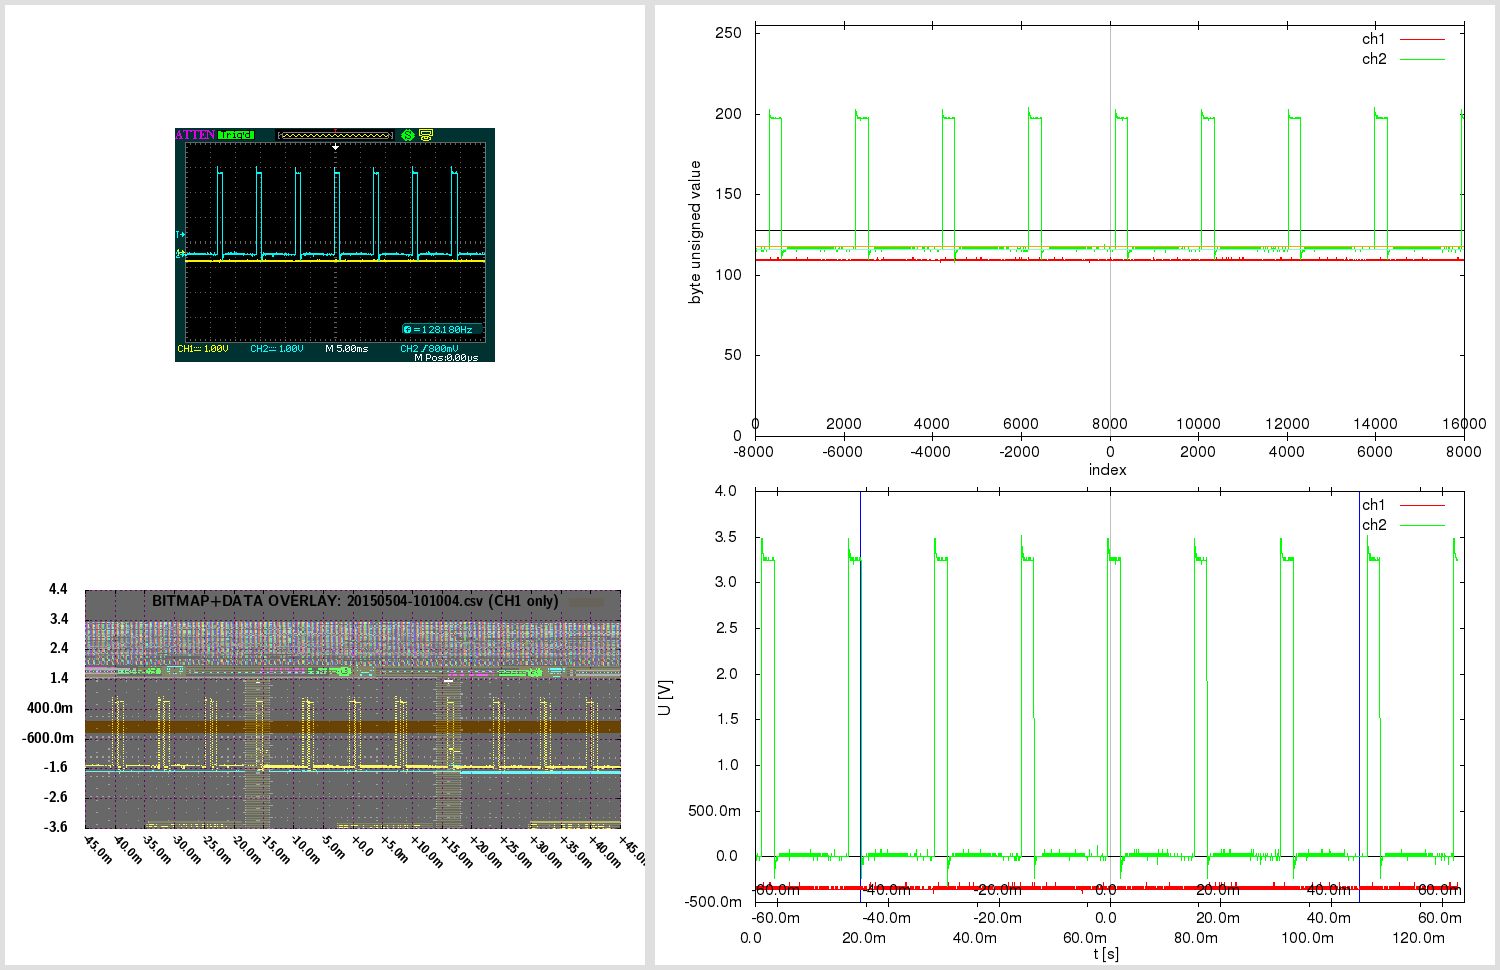

The gnuplot source for this figure:

# 20150504-101004.gnuplot [generated by /home/warreee/attenload/adsparse-wave.pl]
# single gnuplot file, with two potentially independent scripts
# generates three plots: one based on integer, other based on real (SI) values
# and one bitmap overlay - and then montages them using ImageMagick

# attengrab .csv can just be centered (over t)
# -> the x=0 (t=0) will correspond to scope center
# (but .DAV/.CSV will also need extra sample alignment)

# in Linux, to see available fonts, do:
# fc-list --verbose | grep 'fullname:' | less
# the two fonts used here:
# LMSansDemiCond10-Regular or "Latin Modern Sans Demi Cond"; and Helvetica
# Helvetica doesn't even get reported on my system:
# $ fc-list --verbose | grep 'fullname:' | grep -i 'Helvetica\|Demi Cond'
#	fullname: "LM Sans Demi Cond 10 Regular"(s) "LMSansDemiCond10-Regular"(s)


print "Gnuplotting..."

## "master settings" (shared between both parts of script)

# line color - specified by linestyles
set style line 1 linetype 1 linecolor rgb "red"
set style line 2 linetype 1 linecolor rgb "green"
set style line 3 linetype 1 linecolor rgb "orange"
set style line 4 linetype 1 linecolor rgb "aquamarine"
set style line 5 linetype -1 linecolor rgb "black"
set style line 6 linetype -1 linecolor rgb "gray"
set style line 7 linetype 1 linecolor rgb "blue"


# VARIABLES ########### ########### ###########

fnbase="20150504-101004"
fn_bmp = fnbase . ".bmp"
fn_pngr = fnbase . "_r.png"
fn_pngi = fnbase . "_i.png"
fn_pngov = fnbase . "_ov.png"
fn_pngt = fnbase . "_tmp.png"
fn_pngo = fnbase . ".png"

# scope screen(shot) properties
tdiv = 0.005          # T/DIV (50e-9)
toffs = 0        # time offset (scope) (200e-9)
vdiv1 = 1        # V/DIV CH1 (500e-3)
vdiv2 = 1         # V/DIV CH2 (50e-3)
voffs1 = -0.4         # volt offset CH1 (-1.5)
voffs2 = -0.48       # volt offset CH2 (100e-3)
sampintp  = 8e-06    # (500e-12)
sampintf  = 1/sampintp
sratacqf  = 125000      # (250e6)
sratacqp  = 1/sratacqf
#osf = 1.0    # oversample factor (multiplies .CSV and .DAV time domain) # unused here
adsFactor = 1.28

# (edges of current capture and divisions)
scope_hdiv=18
scope_vdiv=8
# enforce floating point (see below)
scope_trange = scope_hdiv*tdiv*1.0    # (900e-9)
scope_left=toffs-(scope_trange/2)     # (-250e-9)
scope_right=toffs+(scope_trange/2)    # (650e-9)
scope_bottom=-voffs1-(scope_vdiv*vdiv1/2) # -500e-3
scope_top=-voffs1+(scope_vdiv*vdiv1/2)    # 3.5

totalch1Vspan=scope_vdiv*vdiv1
totalch2Vspan=scope_vdiv*vdiv2
ch1Vcoeff = adsFactor*totalch1Vspan/(2**8)
ch2Vcoeff = adsFactor*totalch2Vspan/(2**8)

voffs1int = voffs1/ch1Vcoeff  # -10
voffs2int = voffs2/ch2Vcoeff  # -12

acsv_fn = fnbase . '.csv' # '20130020-013902.csv' # from attenload tmp_wav
acsz=16000         # tmp_wav/.csv size (900)
fts=8e-06         # final timestep (sampling period)
# here scope_trange could be 18*1, with acsz 16000;
# if as integer, 18/16000 would be 0 - enforce floating point
# above enforcing scope_trange to float doesn't work,
# must again here:
tdivp = 1.0*scope_trange/acsz   # sampling rate, based on scope range and numsamples in tmp (1ns)
tdivf = 1/tdivp             # freq based on that sampling rate

# just in case - not needed usually:
triglevel=800e-3
trigholdoff=100e-9

toffsamp = toffs/fts		# 0
# time finetune offset - int (samples) (depends on range)
tfoi = -164


#### extract bitmap from .png, if .bmp not present
# was -crop 480x234+10+10; now -crop 480x234+95+128

cmdstr = 'if (! test -f "'.fn_bmp.'") ; then \
  echo -n "'.fn_bmp.' not found .. " ; \
  if [ -f "'.fn_pngo.'" ] ; then \
    echo -n "'.fn_pngo.' found - extracting" ; \
    convert -crop 480x234+95+128 "'.fn_pngo.'" "'.fn_bmp.'" ; \
  else \
    echo -n "'.fn_pngo.' not found - cannot extract" ; \
  fi ; \
else \
  echo -n "'.fn_bmp.' found - using that" ; \
fi; echo'

#print cmdstr
# note - since cmdstr above uses double quotes,
# must use single quotes for bash here!:
print system("bash -c '". cmdstr ."' 2>&1")


##################################
###### plot directly with unsigned byte data

set terminal png size 840,480
set termoption enhanced
set termoption font "Helvetica, 12"

set output fn_pngi
set datafile separator ","

# set axis label
set xlabel "index" offset 0.0,0.8
set ylabel "byte unsigned value" offset 1.0,0.0


# horizontal line as functions
zeroline(x)=128
ch1offs(x)=128+voffs1int # (-10)
ch2offs(x)=128+voffs2int # (-12)

# vertical line - headless arrow
# "y" scope axis in middle:
ymI = acsz/2
set arrow from ymI,0 to ymI,255 nohead ls 5
# time offset:
toI = ymI - toffs/fts
set arrow from toI,0 to toI,255 nohead ls 6


# must use multiplot here, to have two x-axes
# and thus, must set lmargin, so both graphs match

set size 1.0,0.9      # 0.1/2 = 0.05
set bmargin 0
set lmargin 10
set yrange [0:255] # 8-bit


set multiplot

set origin 0,0.1
set xrange [0:acsz]
set xtics in
set xtics offset 0,graph 0.08
plot \
  zeroline(x) with lines notitle ls 5,\
  acsv_fn using 1:2 with lines title "ch1" ls 1, \
  "" using 1:3 with lines title "ch2" ls 2, \
  ch1offs(x) with lines notitle ls 3, \
  ch2offs(x) with lines notitle ls 4

unset arrow # if big offset, line from prev. can 'leak' in next at diff place, so reset

set origin 0,0.1
set xtics out
set xtics offset 0,graph 0.02
set xrange [-acsz/2:acsz/2-1]
#set xtics nomirror 500
set noytics
set noylabel
unset xlabel # set xlabel ""
set border 1
plot 0 notitle

set nomultiplot


### reset previous settings
#unset border # no work for default
set border    # Draw default borders:
set ytics
unset yrange


##################################
###### plot with converted real SI units

# reset # resets set style line!

set terminal png size 840,480
set termoption enhanced
set termoption font "Helvetica, 12"

set output fn_pngr
set datafile separator ","

# set axis label
set xlabel "t [s]" offset 0.0,0.1
set ylabel "U [V]" offset 1.0,0.0

# axis tics format
set format y "%.1s%c"
set format x "%.1s%c"


# horizontal line as functions
zerolineR(x)=0
# don't show real offsets; they could be way off depending on V/DIV
#ch1offsR(x)=0+(-0.4)
#ch2offsR(x)=0+(-0.48)

# "y" scope axis in middle (the +1 added to ymI so it snaps at 0):
ymR=(ymI+1)*fts
set arrow from ymR,graph 0 to ymR,graph 1 nohead ls 5
# time offset:
toR=toI*fts
set arrow from toR,graph 0 to toR,graph 1 nohead ls 6
# indicate scope range here too
set arrow from scope_left+toR,graph 0 to scope_left+toR,graph 1 nohead ls 7
set arrow from scope_right+toR,graph 0 to scope_right+toR,graph 1 nohead ls 7


# must use multiplot here, to have two x-axes
# and thus, must set lmargin, so both graphs match

set size 1.0,0.9      # 0.1/2 = 0.05
set bmargin 0
set lmargin 10
set yrange [] writeback # since we don't set explicity, must save autorange
set autoscale y

set multiplot

set origin 0,0.13
set xrange [0:acsz*fts]
set xtics out
set xtics offset 0,graph -0.03
plot \
  zerolineR(x) with lines notitle ls 5,\
  acsv_fn using ($4+tfoi*fts):5 with lines title "ch1" ls 1, \
  "" using ($4+tfoi*fts):6 with lines title "ch2" ls 2

set yrange restore # this saves the found yrange after `plot`
unset arrow # if big offset, line from prev. can 'leak' in next at diff place, so reset

set origin 0,0.13
set xtics out
set xtics offset 0,graph 0.02
set xrange [(-acsz/2)*fts:(acsz/2-1)*fts]
set noytics
set noylabel
unset xlabel # set xlabel ""
set border 1
plot GPVAL_Y_MIN notitle

set origin 0,0.13
set xtics in
set xtics offset 0,graph 0.08
# wrong to put xrange [scope_left:scope_right] here;
# as [scope_left:scope_right] could be a snippet,
# and this graph shows entire capture!
# simply move the previous scale for toffset
toRR=(acsz/2.)*fts-toR
set xrange [(-acsz/2)*fts+toRR:(acsz/2-1)*fts+toRR]
set noytics
set noylabel
unset xlabel # set xlabel ""
set border 1
plot GPVAL_Y_MIN notitle

set nomultiplot


##################################
###### plot with bitmap and data overlay

# here 840,480 remains as output png size,
# even if not set explicitly; also, make
# the height smaller - so can have gravity North in montage

set terminal png truecolor size 640,305 # size 840,480
set termoption enhanced
myfont="LMSansDemiCond10-Regular"   # LMSansDemiCond10-Regular or "Latin Modern Sans Demi Cond"
# cannot do concatenation direct in termoption line, so in separate string
myfontb="".myfont.", 12"
set termoption font myfontb

set output fn_pngov
set datafile separator ","


set autoscale
unset xtics
unset ytics
unset border
unset arrow # delete all arrows
unset object # (hopefully) delete objects?

set xrange [scope_left:scope_right]
xticstep=(scope_right-scope_left)/scope_hdiv
set xtics in scope_left,xticstep,scope_right scale 1
set yrange [scope_bottom:scope_top]
yticstep=(scope_top-scope_bottom)/scope_vdiv
set ytics in scope_bottom,yticstep,scope_top scale 1
set grid xtics ytics back linecolor rgb "magenta"
# right is only gnuplot 4.6 - without it ok w/ 4.4
#set xtics rotate by -45 offset 2.5,-1.50 right format "%+.1s%c" font myfont.',10'
set xtics rotate by -45 offset 0.0,0.0 format "%+.1s%c" font myfont.',10'
set key noenhanced

# dimensions of scope screenshot bitmap
bmp_w=480
bmp_h=234

# alpha bmp transparency [0:255]
bmp_alpha = 150
# boxes fillstyle transparent solid 0.10
box_transp = (1.-(acsz/16384.))*0.9 + 0.10

# plot string for data in transparent bitmap:
plot1au = "(($0-acsz/2.+tfoi)*fts+toffs):($5)"

# bmp_w=480 bmp_h=234 ; inside 451x201+15+14
# on plot: scope_left:scope_right and scope_bottom:scope_top!
# (so toffset is built in!)

bdx = scope_trange/(451.0-1)  # [s/pixel] /451: 1.99557e-09 vs 2.000e-9 manually
bdy = totalch1Vspan/(201.0-1) # [V/pixel] /201: 0.0199005 vs 0.02005 manually
bofx = -((scope_trange/2.0)-toffs+(15.0+0)*bdx) #-15.0*bdx # -2.8e-7
bofy = -((totalch1Vspan/2.0)+voffs1+(14.0+5)*bdy) #-14.0*bdy # -0.88

# seems `boxes fillstyle transparent solid 0.40` makes some seethroughs
# or something with bmp alpha overlay; but even without, all the same?
# because the red + blue (somehow inverted) creates a gray.. better green or orange

_plot_str = "zerolineR(x) with lines notitle ls 1,\
acsv_fn \
  using ".plot1au." with boxes fillstyle transparent solid box_transp noborder linestyle 3\
  title 'BITMAP+DATA OVERLAY: '.acsv_fn.' (CH1 only)',\
fn_bmp \
  binary array=(bmp_w,bmp_h) skip=54 format='%uchar' \
  dx=bdx dy=bdy origin=(bofx,bofy) \
  using 1:2:3:(bmp_alpha) \
  with rgbalpha t ''"

# seems actual plot in screenshot bitmap (480 × 234)
#  is at: 451x201+15+14; aspect ratio 201/451 = 0.445676
set size ratio 0.445676

eval("plot " . _plot_str)




##################################
###### montage commands

# used to be in attengrab; now here
# call ImageMagick montage via system
# and montage in `gnuplot` (easier to separate)

print "Montaging images..."
# this works in ImageMagick 6.6.2-6, but not in 6.5.7-8
#      '.fn_pngov.' -gravity Center -extent x480  \#
# must spec -extent 640x480 for 6.5

cmdstr = 'montage \
  <(montage \
    <(convert \
      '.fn_bmp.' -gravity Center -crop 640x480-10+0! -flatten  \
      bmp:-) \
    <(convert \
      '.fn_pngov.' -gravity Center -extent 640x480  \
      bmp:-) \
  -tile 1x -geometry +0+0  \
  bmp:-) \
  <(montage \
    '.fn_pngi.' \
    '.fn_pngr.' \
  -tile 1x -geometry +0+0  \
  bmp:-) \
-geometry +0+0 -border 5 \
'.fn_pngo

print cmdstr
print system('bash -c "'. cmdstr .'" 2>&1')

print "Deleting temp files ..."

delcmd = "rm"

# leave the bitmap for now
# actually, let attengrab handle it - since
# it may need to be re-taken!
# #cmdstr = delcmd ." ". fn_bmp
# #print cmdstr . "  " . system(cmdstr . " 2>&1")

cmdstr = delcmd ." ". fn_pngr
print cmdstr . "  " . system(cmdstr . " 2>&1")

cmdstr = delcmd ." ". fn_pngi
print cmdstr . "  " . system(cmdstr . " 2>&1")

cmdstr = delcmd ." ". fn_pngov
print cmdstr . "  " . system(cmdstr . " 2>&1")




# note:
# set terminal png size 840,480 # size defaults to 640x480 px
# set terminal pdf size 10,3 # size defaults to 5x3 in
# enhanced text: set termoption enhanced

# vertical line - headless arrow
# need ymin and ymax; gnuplot gives them only after plot -
# - and even then they do not correspond to end ticks
# - and even then, cannot get the arrow to show, after the second `plot`
# .. nor can I edit it anyhow; it must run before the first `plot`
# so instead of that, position y coordinates relative to graph (0 to 1)
#set arrow 1 from graph 0.5,0 to graph 0.5,1 nohead ls 5

# in multiplot, yrange should be after the size command
# note: xrange could be 2250 or 450
# so leave it to autoscale here? will be accurate since it's integer index...
# now set explicitly by script # below in multiplot

# axis tics format
# for engineering notation - 'help format specifiers':
# "A 'scientific' power is one such that the exponent is a multiple of three."

# print "Montaging images..."

# "The 'tile' size is then set to the largest dimentions
# of all the resized images, and the size actually specified."
# "by removing the 'size' component, non of the images will
# be resized, and the 'tile' size will be set to the largest
# dimensions of all the images given"
# not so simple: http://unix.stackexchange.com/questions/4046/
# can be done in one command with bash subprocess pipes (bash only)
# was: .fn_bmp.' -gravity NorthWest ; fn_pngov.' -gravity North
# can pad with -gravity Center -extent 640x480;
# but also with crop! -flatten - there have offset too!
# -geometry +2+2 can also mess up the last -border 5 !

# bmp scale worked for:
# bmp_w=480 bmp_h=234 ; inside 451x201+15+14
# tdiv = 5e-08,  toffs = 2e-07,  vdiv1 = 0.5,   voffs1 = -1.5,
# dx=2.000e-9 dy=0.02005 origin=(-2.8e-7,-0.88) for
# tspan = 18*tdiv = 18*5e-08 = 9e-07s
# vspan1 = 8*vdiv1 = 8*0.5 = 4V
# tspan/451 = 9e-07/451 = 1.99557e-09 s/pixel
# vspan1/201 = 4/201 = 0.0199005 V/pixel
# bdx=tspan/(451-1) = '9e-07/(451-1)' = 2e-09
# bdy=vspan1/(201-1) = '4/(201-1)' = 0.02
# 15*bdx = 15*2e-9 = 3e-08
# 14*bdy = 14*0.02 = 0.28
# 15*1.99557e-09 = 2.99335e-08
# 14*0.0199005 = 0.278607
